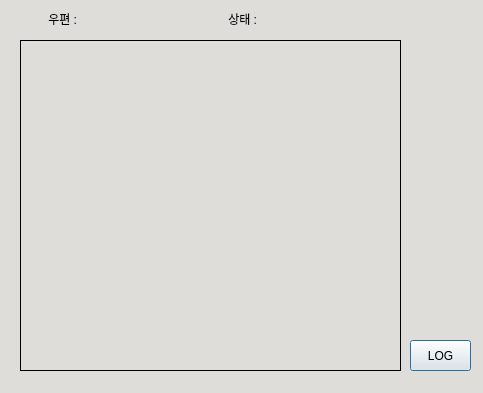
<?xml version="1.0" encoding="UTF-8"?>
<ui version="4.0">
 <class>Dialog</class>
 <widget class="QDialog" name="Dialog">
  <property name="geometry">
   <rect>
    <x>0</x>
    <y>0</y>
    <width>483</width>
    <height>393</height>
   </rect>
  </property>
  <property name="palette">
   <palette>
    <active>
     <colorrole role="Base">
      <brush brushstyle="SolidPattern">
       <color alpha="255">
        <red>255</red>
        <green>255</green>
        <blue>255</blue>
       </color>
      </brush>
     </colorrole>
     <colorrole role="Window">
      <brush brushstyle="SolidPattern">
       <color alpha="255">
        <red>222</red>
        <green>221</green>
        <blue>218</blue>
       </color>
      </brush>
     </colorrole>
    </active>
    <inactive>
     <colorrole role="Base">
      <brush brushstyle="SolidPattern">
       <color alpha="255">
        <red>255</red>
        <green>255</green>
        <blue>255</blue>
       </color>
      </brush>
     </colorrole>
     <colorrole role="Window">
      <brush brushstyle="SolidPattern">
       <color alpha="255">
        <red>222</red>
        <green>221</green>
        <blue>218</blue>
       </color>
      </brush>
     </colorrole>
    </inactive>
    <disabled>
     <colorrole role="Base">
      <brush brushstyle="SolidPattern">
       <color alpha="255">
        <red>222</red>
        <green>221</green>
        <blue>218</blue>
       </color>
      </brush>
     </colorrole>
     <colorrole role="Window">
      <brush brushstyle="SolidPattern">
       <color alpha="255">
        <red>222</red>
        <green>221</green>
        <blue>218</blue>
       </color>
      </brush>
     </colorrole>
    </disabled>
   </palette>
  </property>
  <property name="windowTitle">
   <string>Dialog</string>
  </property>
  <widget class="QLabel" name="label">
   <property name="geometry">
    <rect>
     <x>10</x>
     <y>10</y>
     <width>67</width>
     <height>17</height>
    </rect>
   </property>
   <property name="layoutDirection">
    <enum>Qt::LeftToRight</enum>
   </property>
   <property name="text">
    <string>우편 :</string>
   </property>
   <property name="textFormat">
    <enum>Qt::AutoText</enum>
   </property>
   <property name="alignment">
    <set>Qt::AlignRight|Qt::AlignTrailing|Qt::AlignVCenter</set>
   </property>
  </widget>
  <widget class="QLabel" name="p_count">
   <property name="geometry">
    <rect>
     <x>90</x>
     <y>10</y>
     <width>67</width>
     <height>17</height>
    </rect>
   </property>
   <property name="text">
    <string/>
   </property>
  </widget>
  <widget class="QLabel" name="label_3">
   <property name="geometry">
    <rect>
     <x>190</x>
     <y>10</y>
     <width>67</width>
     <height>17</height>
    </rect>
   </property>
   <property name="text">
    <string>상태 :</string>
   </property>
   <property name="alignment">
    <set>Qt::AlignRight|Qt::AlignTrailing|Qt::AlignVCenter</set>
   </property>
  </widget>
  <widget class="QLabel" name="p_state">
   <property name="geometry">
    <rect>
     <x>270</x>
     <y>10</y>
     <width>141</width>
     <height>17</height>
    </rect>
   </property>
   <property name="text">
    <string/>
   </property>
  </widget>
  <widget class="QLabel" name="text">
   <property name="geometry">
    <rect>
     <x>20</x>
     <y>40</y>
     <width>381</width>
     <height>331</height>
    </rect>
   </property>
   <property name="palette">
    <palette>
     <active>
      <colorrole role="AlternateBase">
       <brush brushstyle="SolidPattern">
        <color alpha="255">
         <red>246</red>
         <green>245</green>
         <blue>244</blue>
        </color>
       </brush>
      </colorrole>
      <colorrole role="PlaceholderText">
       <brush brushstyle="SolidPattern">
        <color alpha="255">
         <red>246</red>
         <green>245</green>
         <blue>244</blue>
        </color>
       </brush>
      </colorrole>
     </active>
     <inactive>
      <colorrole role="AlternateBase">
       <brush brushstyle="SolidPattern">
        <color alpha="255">
         <red>246</red>
         <green>245</green>
         <blue>244</blue>
        </color>
       </brush>
      </colorrole>
      <colorrole role="PlaceholderText">
       <brush brushstyle="SolidPattern">
        <color alpha="255">
         <red>246</red>
         <green>245</green>
         <blue>244</blue>
        </color>
       </brush>
      </colorrole>
     </inactive>
     <disabled>
      <colorrole role="AlternateBase">
       <brush brushstyle="SolidPattern">
        <color alpha="255">
         <red>246</red>
         <green>245</green>
         <blue>244</blue>
        </color>
       </brush>
      </colorrole>
      <colorrole role="PlaceholderText">
       <brush brushstyle="SolidPattern">
        <color alpha="255">
         <red>246</red>
         <green>245</green>
         <blue>244</blue>
        </color>
       </brush>
      </colorrole>
     </disabled>
    </palette>
   </property>
   <property name="frameShape">
    <enum>QFrame::Box</enum>
   </property>
   <property name="text">
    <string/>
   </property>
   <property name="scaledContents">
    <bool>false</bool>
   </property>
   <property name="alignment">
    <set>Qt::AlignLeading|Qt::AlignLeft|Qt::AlignTop</set>
   </property>
  </widget>
  <widget class="QPushButton" name="pushButton">
   <property name="geometry">
    <rect>
     <x>410</x>
     <y>340</y>
     <width>61</width>
     <height>31</height>
    </rect>
   </property>
   <property name="text">
    <string>LOG</string>
   </property>
  </widget>
 </widget>
 <resources/>
 <connections/>
</ui>
